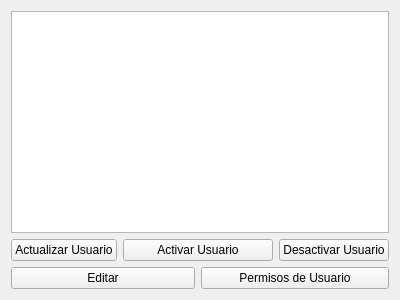
<?xml version="1.0" encoding="UTF-8"?>
<ui version="4.0">
 <class>VentanaUsuarios</class>
 <widget class="QWidget" name="VentanaUsuarios">
  <property name="geometry">
   <rect>
    <x>0</x>
    <y>0</y>
    <width>400</width>
    <height>300</height>
   </rect>
  </property>
  <property name="windowTitle">
   <string>Form</string>
  </property>
  <layout class="QGridLayout" name="gridLayout">
   <item row="0" column="0" colspan="4">
    <widget class="QTableView" name="tableViewlistar_usuarios"/>
   </item>
   <item row="1" column="0">
    <widget class="QPushButton" name="pushButton_actualizar_usuarios">
     <property name="text">
      <string>Actualizar Usuario</string>
     </property>
    </widget>
   </item>
   <item row="1" column="1" colspan="2">
    <widget class="QPushButton" name="pushButton_activar_usuario">
     <property name="text">
      <string>Activar Usuario</string>
     </property>
    </widget>
   </item>
   <item row="1" column="3">
    <widget class="QPushButton" name="pushButton_desactivar_usuario">
     <property name="text">
      <string>Desactivar Usuario</string>
     </property>
    </widget>
   </item>
   <item row="2" column="0" colspan="2">
    <widget class="QPushButton" name="pushButton_editar_usuario">
     <property name="text">
      <string>Editar</string>
     </property>
    </widget>
   </item>
   <item row="2" column="2" colspan="2">
    <widget class="QPushButton" name="pushButton_permiso_usuario">
     <property name="text">
      <string>Permisos de Usuario</string>
     </property>
    </widget>
   </item>
  </layout>
 </widget>
 <resources/>
 <connections/>
</ui>
